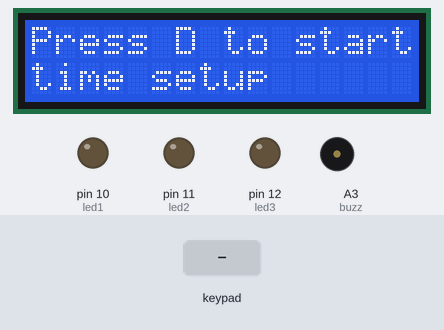
A sketch run on a simulated Arduino Uno, built with avr-gcc and run on an emulated ATmega328P. Shown: 16×2 character LCD, output pins drawn as LEDs (lit = HIGH), buzzer (waves = sounding, pin HIGH). The test bench sets the inputs (shaded band). What the sketch prints to the serial monitor is not drawn.

Above: at 0.9 s.
1.0 s: key 'D' pressed
At 1.3 s:
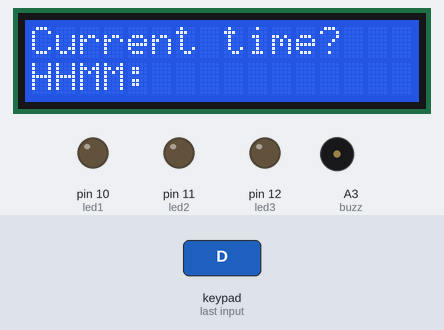
2.5 s: keypad keys 2 3 4 5 * pressed 0.4 s apart
At 6.2 s:
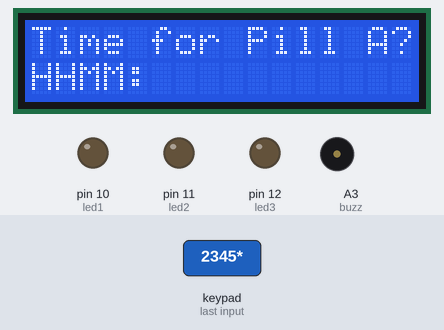
7.2 s: keypad keys 2 3 4 5 pressed 0.4 s apart
At 10.3 s:
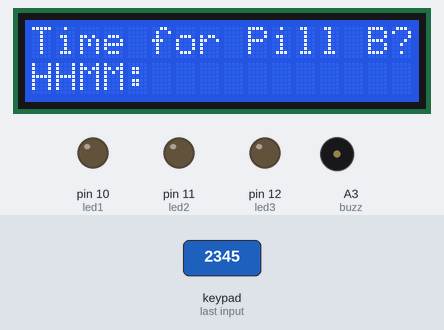
10.9 s: keypad keys 2 3 4 5 # pressed 0.4 s apart
At 14.3 s:
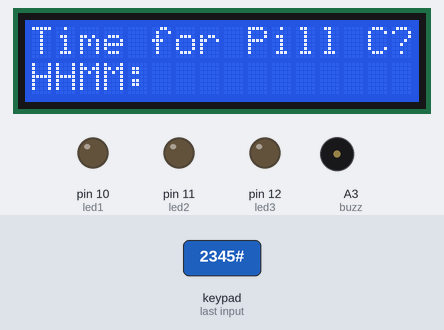
14.6 s: keypad keys 6 7 8 9 pressed 0.4 s apart
At 16.6 s:
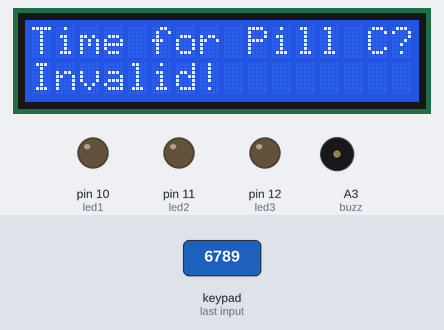
18.3 s: keypad keys 2 3 4 5 pressed 0.4 s apart
At 22.3 s:
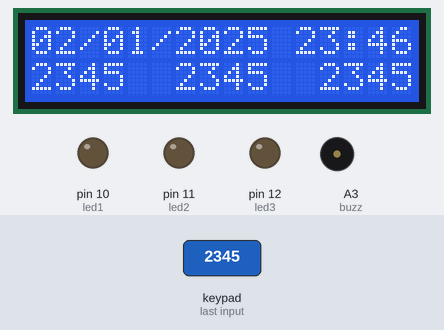
Timing chart, 0 to 23.8 s (numbered marks = the images above; inputs shaded):
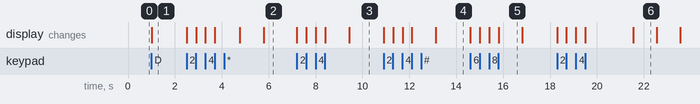

Measured:
- after the input at 1.0 s, the display: changes at once (image 1)
- after the input at 2.5 s, the display: first changes at once (image 2 shows a later state)
- after the input at 7.2 s, the display: first changes at once (image 3 shows a later state)
- after the input at 10.9 s, the display: first changes at once (image 4 shows a later state)
- after the input at 14.6 s, the display: first changes at once (image 5 shows a later state)
- after the input at 18.3 s, the display: first changes at once (image 6 shows a later state)
- what the display in image 5 shows lasts 1.0 s, from 15.8 s to 16.8 s

The sketch:

KeyPadLCDPerfectCode.ino
```cpp
#include <Wire.h>
#include <LiquidCrystal_I2C.h>
#include <Keypad.h>

LiquidCrystal_I2C lcd(0x27, 16, 2);

// Keypad configuration
const byte ROWS = 4;
const byte COLS = 4;
char hexaKeys[ROWS][COLS] = {
  {'1','2','3','A'},
  {'4','5','6','B'},
  {'7','8','9','C'},
  {'*','0','#','D'}
};
byte rowPins[ROWS] = {2,3,4,5};
byte colPins[COLS] = {6,7,8,9};
Keypad customKeypad = Keypad(makeKeymap(hexaKeys), rowPins, colPins, ROWS, COLS);

unsigned long lastCheck = 0;
char key;
char timeStr[17];
char secondStr[17];
String inputBuffer = "";

// Time variables
unsigned long year = 2025;
unsigned int month = 2;
unsigned int day = 1;
unsigned int hours;
unsigned int minutes;
unsigned long timeInMinutes = 0;

// time ints
unsigned long At = 0;
unsigned long Bt = 0;
unsigned long Ct = 0;
unsigned int tempHours = 0;
unsigned int tempMinutes= 0;


//variables to ports
const int button1 = A2;
const int button2 = A1;
const int button3 = A0;
const int buzz = A3;

//notes for buzz song
#define NOTE_C4  262
#define NOTE_D4  294
#define NOTE_E4  330
#define NOTE_F4  349
#define NOTE_G4  392
#define NOTE_A4  440
#define NOTE_B4  494
#define NOTE_C5  523
#define NOTE_D5  587
#define NOTE_E5  659
#define NOTE_F5  698
#define NOTE_G5  784
#define NOTE_A5  880

int melody[] = {
  NOTE_G4, NOTE_C5, NOTE_D5, NOTE_E5, NOTE_F5, NOTE_E5, NOTE_D5, NOTE_C5, NOTE_G4,
  NOTE_G4, NOTE_C5, NOTE_D5, NOTE_E5, NOTE_F5, NOTE_E5, NOTE_D5, NOTE_C5, NOTE_G4,
  NOTE_E5, NOTE_E5, NOTE_E5, NOTE_F5, NOTE_G5, NOTE_F5, NOTE_E5, NOTE_D5, NOTE_C5,
  NOTE_D5, NOTE_E5, NOTE_F5, NOTE_G5, NOTE_F5, NOTE_E5, NOTE_D5, NOTE_C5, NOTE_G4
};

int noteDurations[] = {
  150, 150, 150, 150, 150, 150, 150, 150, 100,
  150, 150, 150, 150, 150, 150, 150, 150, 100,
  100, 100, 100, 150, 150, 150, 150, 150, 100,
  100, 100, 150, 150, 150, 150, 150, 100
};


const int led1 = 10;
const int led2 = 11;
const int led3 = 12;

//time variables
unsigned long currentMillis;

//set states
bool led1State = false;
bool led2State = false;
bool led3State = false;

bool lastButton1State = LOW;
bool lastButton2State = LOW;
bool lastButton3State = LOW;

bool button1Pressed = false;
bool button2Pressed = false;
bool button3Pressed = false;

bool buzzerState = false;

bool inSetup = true;
int intArray[2];

void setup() {
  lcd.init();
  lcd.backlight();
  displayWaitingScreen();
  Serial.begin(9600);

  pinMode(button1, INPUT);
  pinMode(button2, INPUT);
  pinMode(button3, INPUT);

  pinMode(led1, OUTPUT);
  pinMode(led2, OUTPUT);
  pinMode(led3, OUTPUT);

  pinMode(buzz, OUTPUT);
  handleTimeSetup();
  inSetup = false;
  lastCheck = millis();
}

void loop() {
  key = customKeypad.getKey();

  if (key) {
    handleKeyPress(key);
  }

  updateTimeStep();
  checkButtonState();
}

void updateTimeStep() {
  currentMillis = millis();
  unsigned long deltaT = currentMillis - lastCheck;
  if (deltaT >= 1000) { //60000) {
    lastCheck = currentMillis;
    updateTime(deltaT);
    updateDisplay();
    updateAlarms();
  } else if (deltaT < 0) {
    lastCheck = currentMillis;
  }
}

void handleKeyPress(char key) {
  bool exited;
  if (key == 'D') {
    exited = changeTime("Current time?");
    if (!exited) {
      hours = intArray[0];
      minutes = intArray[1];
    }
  } else if (key == 'A') {
    exited = changeTime("Time for Pill A?");
    if (!exited) { At = (intArray[0] * 60) + intArray[1]; }
  } else if (key == 'B') {
    exited = changeTime("Time for Pill B?");
    if (!exited) { Bt = (intArray[0] * 60) + intArray[1]; }
  } else if (key == 'C') {
    exited = changeTime("Time for Pill C?");
    if (!exited) { Ct = (intArray[0] * 60) + intArray[1]; }
  }
}

void handleTimeSetup() {
  bool exited;
  while (true) {
    key = customKeypad.getKey();
    if (key == 'D') {
      exited = changeTime("Current time?");
      hours = intArray[0];
      minutes = intArray[1];
      exited = changeTime("Time for Pill A?");
      At = (intArray[0] * 60) + intArray[1];
      exited = changeTime("Time for Pill B?");
      Bt = (intArray[0] * 60) + intArray[1];
      exited = changeTime("Time for Pill C?");
      Ct = (intArray[0] * 60) + intArray[1];
      break;
    }
  }
}

bool changeTime(char* str) {
  Serial.println("IN CHANGETIME");
  inputBuffer = "";
  setSetupMessage(str);

  while (true) {
    key = customKeypad.getKey();
    if (key) {
      if (key == '#') {
        if (inputBuffer.length() >= 1) {  // Check if removal possible
          lcd.setCursor(5 + inputBuffer.length() - 1, 1);
          lcd.print(' ');
          inputBuffer.remove(inputBuffer.length() - 1, 1);
        }
      } else if (key == '*') {
        if (inSetup) {
          lcd.clear();
          lcd.setCursor(0, 0);
          lcd.print("Finish setup!");
          delay(1000);
          setSetupMessage(str);
          lcd.print(inputBuffer);
        } else {
          return true;
        }
      } else if (isDigit(key)) {
        inputBuffer += key;
        lcd.setCursor(5 + inputBuffer.length() - 1, 1);
        lcd.print(key);
        if (inputBuffer.length() == 4) {
          // Process current time input
          tempHours = (inputBuffer.substring(0, 2)).toInt();
          tempMinutes = (inputBuffer.substring(2, 4)).toInt();
          // Validate time
          if (tempHours < 24 && tempMinutes < 60) {  // Fixed variable names
            delay(1000);
            intArray[0] = tempHours;
            intArray[1] = tempMinutes;
            return false;
          } else {
            invalidTimeDisplay();
          }
        }
      }
    }
  }
}

void invalidTimeDisplay() {
  inputBuffer = "";
  lcd.setCursor(0, 1);
  lcd.print("Invalid!     ");
  delay(1000);
  lcd.setCursor(0, 1);
  lcd.print("HHMM:            ");
}

void setSetupMessage(char *message) {
  lcd.clear();
  lcd.print(message);
  lcd.setCursor(0, 1);
  lcd.print("HHMM:");
}

void resetButton() {
  // Check if Button 1 is pressed (it will turn off LED 1)
  if (digitalRead(button1) == LOW) {
    led1State = false; // Turn off LED 1
    buzzerState = false;
  }

  // Check if Button 2 is pressed (it will turn off LED 2)
  if (digitalRead(button2) == LOW) {
    led2State = false; // Turn off LED 2
    buzzerState = false;
  }

  // Check if Button 3 is pressed (it will turn off LED 2)
  if (digitalRead(button3) == LOW) {
    led3State = false; // Turn off LED 3
    buzzerState = false;
  }

  updateAlarms();
}

void checkButton() {
  // Turn on LED 1 if it's time (6 hours) and Button 1 is not pressed
  if (timeInMinutes == At) {
    Serial.println("Entered LED 1");
    led1State = true; // Turn on LED 1
    buzzerState = true;
  }

  // Turn on LED 2 if it's time (8 hours) and Button 2 is not pressed
  if (timeInMinutes == Bt) {
    Serial.println("Entered LED 2");
    led2State = true; // Turn on LED 2
    buzzerState = true;
  }

  // Turn on LED 3 if it's time (10 hours)
  if (timeInMinutes == Ct) {
    Serial.println("Entered LED 3");
    led3State = true; // Turn on LED 3
    buzzerState = true;
  }
}

void checkButtonState() {
  checkButton();

  if (buzzerState) {
    for (int i = 0; i < sizeof(melody) / sizeof(int); i++) {
      if (!buzzerState) {
        break;
      }

      checkButton();

      updateTimeStep();
      int duration = noteDurations[i];
      tone(buzz, melody[i], duration);
      delay(duration * 1.1);
      resetButton();

    }
  }
}

void displayWaitingScreen() {
  lcd.clear();
  lcd.print("Press D to start");
  lcd.setCursor(0, 1);
  lcd.print("time setup");
}

void updateAlarms() {
  digitalWrite(led1, led1State ? HIGH : LOW); // If led1State is true, turn on LED 1
  digitalWrite(led2, led2State ? HIGH : LOW); // If led2State is true, turn on LED 2
  digitalWrite(led3, led3State ? HIGH : LOW); // If led3State is true, turn on LED 3
  digitalWrite(buzz, buzzerState ? HIGH : LOW);
}

void updateTime(unsigned long deltaT) {
  unsigned long addMinutes = deltaT / 1000; // 60000
  minutes += addMinutes;
  if (minutes >= 60) {
    minutes = minutes % 60;
    hours++;
  }
  if (hours == 24) {
    hours = 0;
    day++;
  }

  if (month == 2) {
    if (day == 28 && year % 4 == 0) {

    }
  }

  if (month == 12) {
    month = 1;
    year++;
  }

  timeInMinutes = (hours * 60) + minutes;
}

void updateDisplay() {
  lcd.clear();
  snprintf(timeStr, sizeof(timeStr), "%02u/%02u/%04lu %02u:%02u", month, day, year, hours, minutes);
  lcd.setCursor(0, 0);
  lcd.print(timeStr);
  lcd.setCursor(0, 1);
  unsigned long printA = At - (At / 60) * 60;
  unsigned long printB = Bt - (Bt / 60) * 60;
  unsigned long printC = Ct - (Ct / 60) * 60;
  snprintf(secondStr, sizeof(secondStr), "%02lu%02lu  %02lu%02lu  %02lu%02lu", At/60, printA, Bt/60, printB, Ct/60, printC);
  lcd.print(secondStr);
}
```
